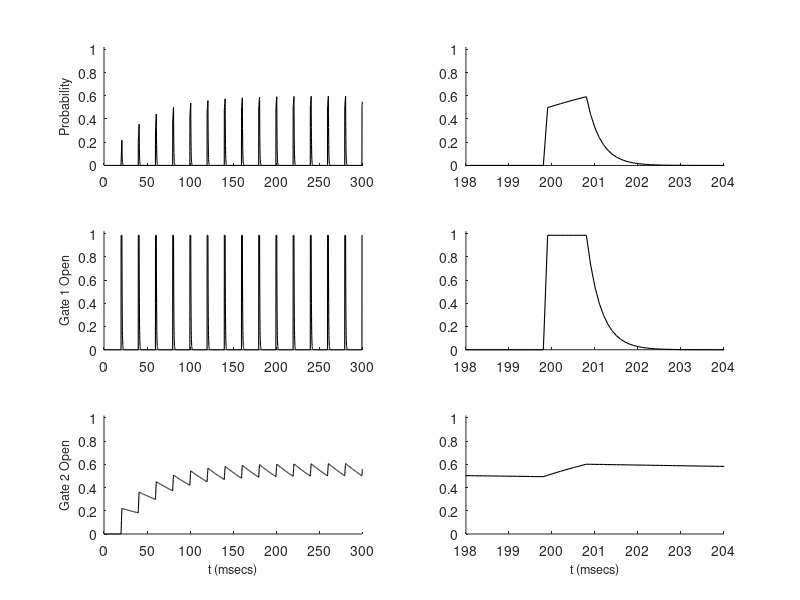

MATLAB code to generate this figure:
% pfacilk.m
% Principles of Computational Modelling in Neuroscience
% Sterratt, Graham, Gillies, Willshaw
% Cambridge University Press, June 2011
% Fig. 7.9: Kinetic gating, facilitating model of release probability
% B. Graham, Computing Science & Maths, University of Stirling
% Contact: b.graham@cs.stir.ac.uk
% Last update: 1-7-2011

tmax=500;
tm1=300;
t1s=198;
t1f=204;
isi=20;  % msecs (50Hz)
dt=0.1;
t=0:dt:tmax;
sp=zeros(1,length(t));
for i=1:floor(tmax/isi)
    sp(round(i*isi/dt))=1;  % spike times
end

% Kinetic 2-gate model, derived from Bertram et al, 1996
Caamp=1;   % amplitude of calcium transient (mM)
Cadur=1;    % duration (msecs)
Ca=0;
k1f=200; % forward rate (/mM-ms)
k1b=3;  % backward rate (/ms)
k2f=0.25; % forward rate (/mM-ms)
k2b=0.01;  % backward rate (/ms)
o1=zeros(1,length(t));
o2=zeros(1,length(t));
p3=zeros(1,length(t));
%p3(1)=p0;
tau1=1/(k1f*Caamp+k1b);
o1inf=k1f*Caamp*tau1;
tau2=1/(k2f*Caamp+k2b);
o2inf=k2f*Caamp*tau2;
for i=2:length(t)
  if (sp(i) == 1)   % spike, so turn on calcium transient
      Ca = Caamp;
      ton = i;
  end
  if (Ca == Caamp && i >= ton+(Cadur/dt))
      Ca = 0;   % transient finished
  end
  if (Ca > 0)
      o1(i) = o1inf+(o1(i-1)-o1inf)*exp(-dt/tau1);
      o2(i) = o2inf+(o2(i-1)-o2inf)*exp(-dt/tau2);
  else
      o1(i) = o1(i-1)*exp(-k1b*dt);
      o2(i) = o2(i-1)*exp(-k2b*dt);
  end;
  p3(i) = o1(i)*o2(i);
end;

tsize=9;
lsize=9;
nsize=9;
lwidth=0.8;

subplot(3,2,2);
plot(t,p3,'k-');
axis([t1s t1f 0 1.02]);
set(gca,'Box','off');

subplot(3,2,4);
plot(t,o1,'k-');
axis([t1s t1f 0 1.02]);
set(gca,'Box','off');

subplot(3,2,6);
plot(t,o2,'k-');
xlabel('t (msecs)','FontSize',lsize,'FontName','Helvetica');
axis([t1s t1f 0 1.02]);
set(gca,'Box','off');

subplot(3,2,1);
plot(t,p3,'k-');
ylabel('Probability','FontSize',lsize,'FontName','Helvetica');
axis([0 tm1 0 1.02]);
set(gca,'Box','off');

subplot(3,2,3);
plot(t,o1,'k-');
ylabel('Gate 1 Open','FontSize',lsize,'FontName','Helvetica');
axis([0 tm1 0 1.02]);
set(gca,'Box','off');

subplot(3,2,5);
plot(t,o2,'k-');
xlabel('t (msecs)','FontSize',lsize,'FontName','Helvetica');
ylabel('Gate 2 Open','FontSize',lsize,'FontName','Helvetica');
axis([0 tm1 0 1.02]);
set(gca,'Box','off');

set(findobj('Type','line'),'LineWidth',lwidth);
set(findobj('Type','text'),'FontSize',nsize,'FontName','Helvetica');

